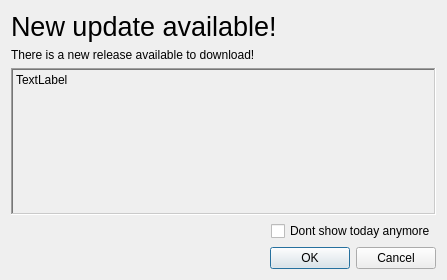
<?xml version="1.0" encoding="UTF-8"?>
<ui version="4.0">
 <class>UpdateDialog</class>
 <widget class="QDialog" name="UpdateDialog">
  <property name="geometry">
   <rect>
    <x>0</x>
    <y>0</y>
    <width>447</width>
    <height>280</height>
   </rect>
  </property>
  <property name="windowTitle">
   <string>Dialog</string>
  </property>
  <layout class="QVBoxLayout" name="verticalLayout" stretch="0,0,1,0,0">
   <item>
    <widget class="QLabel" name="labelTitle">
     <property name="font">
      <font>
       <pointsize>20</pointsize>
      </font>
     </property>
     <property name="text">
      <string>New update available!</string>
     </property>
    </widget>
   </item>
   <item>
    <widget class="QLabel" name="label">
     <property name="text">
      <string>There is a new release available to download!</string>
     </property>
    </widget>
   </item>
   <item>
    <widget class="QLabel" name="labelDescription">
     <property name="frameShape">
      <enum>QFrame::WinPanel</enum>
     </property>
     <property name="frameShadow">
      <enum>QFrame::Sunken</enum>
     </property>
     <property name="text">
      <string notr="true">TextLabel</string>
     </property>
     <property name="alignment">
      <set>Qt::AlignLeading|Qt::AlignLeft|Qt::AlignTop</set>
     </property>
    </widget>
   </item>
   <item>
    <layout class="QHBoxLayout" name="horizontalLayout">
     <item>
      <spacer name="horizontalSpacer">
       <property name="orientation">
        <enum>Qt::Horizontal</enum>
       </property>
       <property name="sizeHint" stdset="0">
        <size>
         <width>40</width>
         <height>20</height>
        </size>
       </property>
      </spacer>
     </item>
     <item>
      <widget class="QCheckBox" name="checkBoxDontShow">
       <property name="text">
        <string>Dont show today anymore</string>
       </property>
      </widget>
     </item>
    </layout>
   </item>
   <item>
    <widget class="QDialogButtonBox" name="buttonBox">
     <property name="orientation">
      <enum>Qt::Horizontal</enum>
     </property>
     <property name="standardButtons">
      <set>QDialogButtonBox::Cancel|QDialogButtonBox::Ok</set>
     </property>
    </widget>
   </item>
  </layout>
 </widget>
 <resources/>
 <connections/>
</ui>
